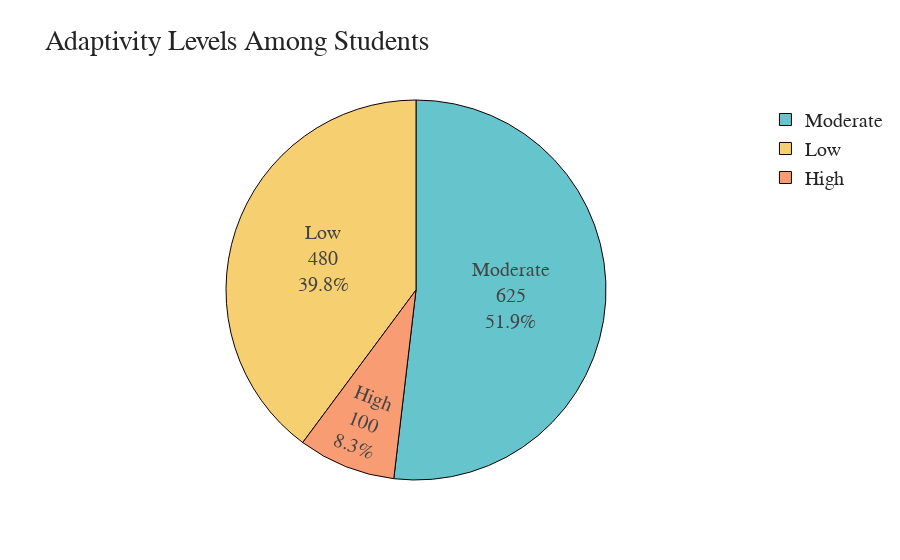

Write notebook code for a chart like this one.
### Markdown cell above
<div style="text-align: center;">
  <h1><b>ANALYSIS QUESTION</b></h1>
</div>

<b>1. How are the students adapting to the online learning system?</b>

### Code cell
p_pie_plot(df['Adaptivity Level'].value_counts(), 'Adaptivity Levels Among Students')

### Figure 1 — Plotly figure (JSON) as saved in the notebook; plotly's stock layout.template omitted (floating-point values rounded to 4 significant figures)
{"data": [{"domain": {"x": [0, 1], "y": [0, 1]}, "hovertemplate": "label=%{label}<br>value=%{value}<extra></extra>", "labels": ["Moderate", "Low", "High"], "legendgroup": "", "marker": {"line": {"color": "#100000", "width": 1}}, "name": "", "showlegend": true, "textfont": {"size": 20}, "textinfo": "label+percent+value", "type": "pie", "values": [625, 480, 100]}], "layout": {"font": {"family": "Franklin Gothic", "size": 20}, "legend": {"tracegroupgap": 0}, "piecolorway": ["rgb(102, 197, 204)", "rgb(246, 207, 113)", "rgb(248, 156, 116)", "rgb(220, 176, 242)", "rgb(135, 197, 95)", "rgb(158, 185, 243)", "rgb(254, 136, 177)", "rgb(201, 219, 116)", "rgb(139, 224, 164)", "rgb(180, 151, 231)", "rgb(179, 179, 179)"], "title": {"text": "Adaptivity Levels Among Students"}}}
